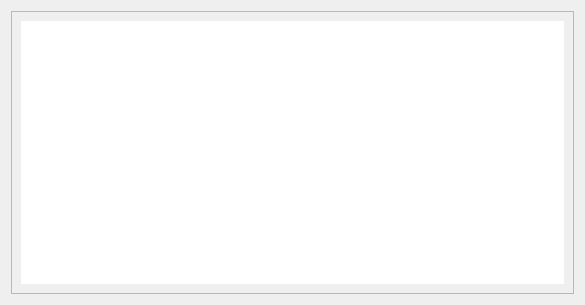
<?xml version="1.0" encoding="UTF-8"?>
<ui version="4.0">
 <class>Form</class>
 <widget class="QWidget" name="Form">
  <property name="geometry">
   <rect>
    <x>0</x>
    <y>0</y>
    <width>585</width>
    <height>305</height>
   </rect>
  </property>
  <property name="windowTitle">
   <string>Form</string>
  </property>
  <property name="styleSheet">
   <string notr="true"/>
  </property>
  <layout class="QVBoxLayout" name="verticalLayout_2">
   <item>
    <widget class="QScrollArea" name="scrollArea">
     <property name="widgetResizable">
      <bool>true</bool>
     </property>
     <widget class="QWidget" name="scrollAreaWidgetContents">
      <property name="geometry">
       <rect>
        <x>0</x>
        <y>0</y>
        <width>565</width>
        <height>285</height>
       </rect>
      </property>
      <layout class="QVBoxLayout" name="verticalLayout">
       <item>
        <widget class="QLabel" name="label">
         <property name="styleSheet">
          <string notr="true">background-color: rgb(255, 255, 255);</string>
         </property>
         <property name="text">
          <string/>
         </property>
         <property name="alignment">
          <set>Qt::AlignLeading|Qt::AlignLeft|Qt::AlignTop</set>
         </property>
         <property name="wordWrap">
          <bool>true</bool>
         </property>
        </widget>
       </item>
      </layout>
     </widget>
    </widget>
   </item>
  </layout>
 </widget>
 <resources/>
 <connections/>
</ui>
